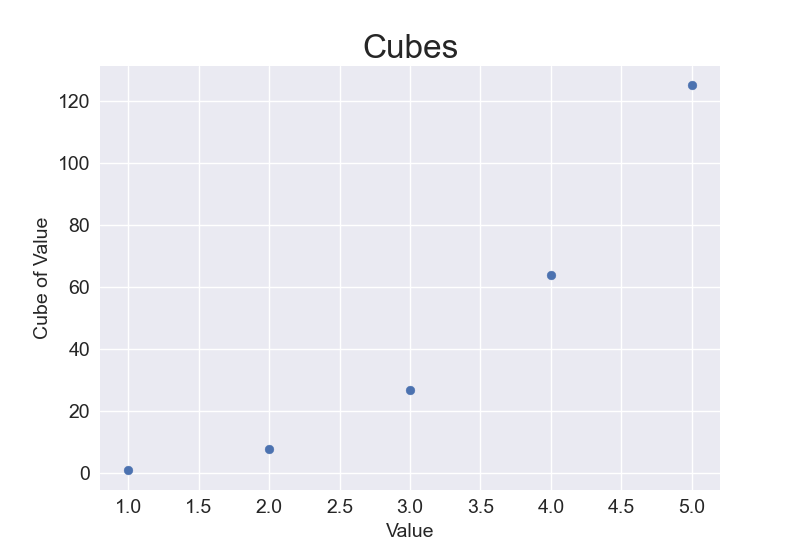

The Python source for this figure:
import matplotlib.pyplot as plt

# Define data.
x_values = [1, 2, 3, 4, 5]
cubes = [1, 8, 27, 64, 125]

# Make plot.
plt.style.use('seaborn-v0_8')
fig, ax = plt.subplots()
ax.scatter(x_values, cubes, s=40)

# Set chart title and label axes.
ax.set_title("Cubes", fontsize=24)
ax.set_xlabel('Value', fontsize=14)
ax.set_ylabel('Cube of Value', fontsize=14)

# Set size of tick labels.
ax.tick_params(axis='both', labelsize=14)

# Show plot.
plt.show()
